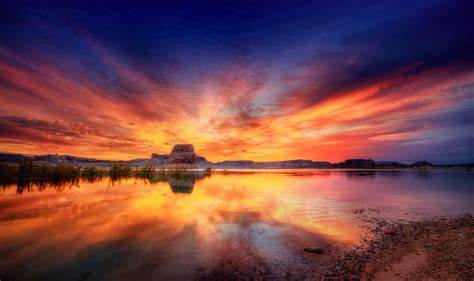
#> input picture Photo/nature3.jpg, 474 x 281 px
$ python '12.Histogram computation.py'
#> lines starting #> are read from the running program, lines starting #| are printed output that depends on the picture
#get pixel distribution in the image in histogram
import cv2 as cv
import matplotlib.pyplot as plt
import numpy as np
img=cv.imread('Photo/nature3.jpg')
#> img is the input picture: shape (281, 474, 3); mean B, G, R 73.8, 69, 117.1
cv.imshow('image',img)

#we are gonna create a histo for rgb images and for grayscale image
gray=cv.cvtColor(img,cv.COLOR_BGR2GRAY)
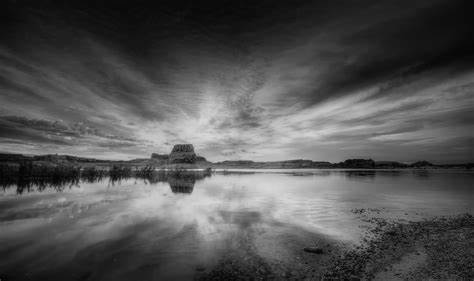
#> gray: shape (281, 474); min 2, max 217, mean 83.9

#grayscale histogram
gray_hist=cv.calcHist([gray],[0],None,[256],[0,256])
#> gray_hist = 256 values, max 1776 at index 11, min 0 at index 0, mean 520.3

plt.figure()
plt.title('Grayscale histogram')
plt.xlabel('Bins')
plt.ylabel('# of pixels')
plt.plot(gray_hist)
plt.show()
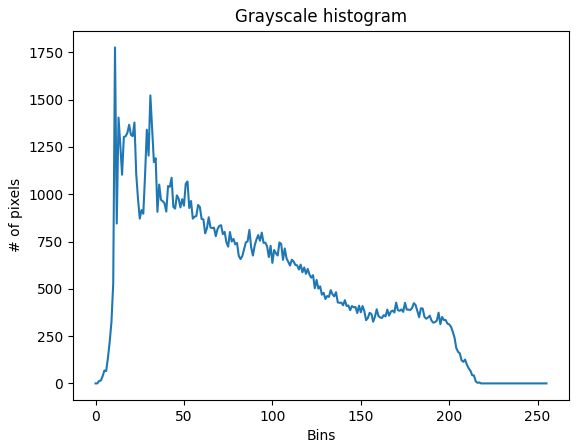
#> figure drawn by matplotlib, 1 panel; curve peaks at x = 11, y = 1776


cv.waitKey(0)

$ run again, with Photo/nature2.jpg copied over Photo/nature3.jpg
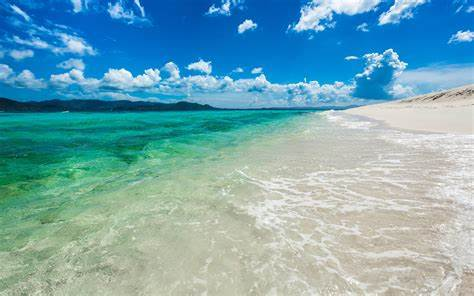
#> input picture Photo/nature2.jpg, 474 x 296 px
#> img is the input picture: shape (296, 474, 3); mean B, G, R 178.1, 167.2, 116.7
#> `gray=cv.cvtColor(img,cv.COLOR_BGR2GRAY)`:
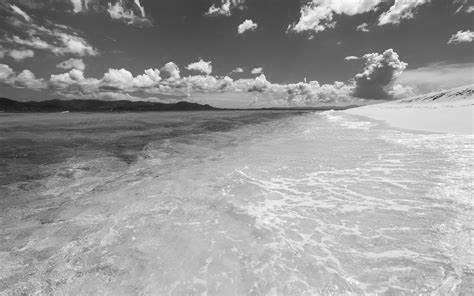
#> gray: shape (296, 474); min 19, max 255, mean 153.4
#> gray_hist = 256 values, max 2161 at index 190, min 0 at index 0, mean 548.1
#> `plt.show()`:
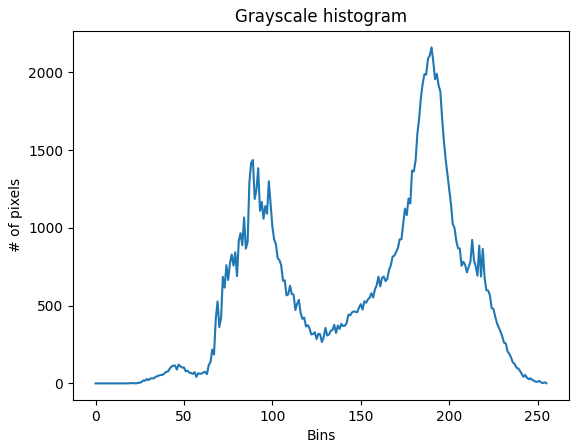
#> figure drawn by matplotlib, 1 panel; curve peaks at x = 190, y = 2161

$ run again, with Photo/nature5.jpg copied over Photo/nature3.jpg
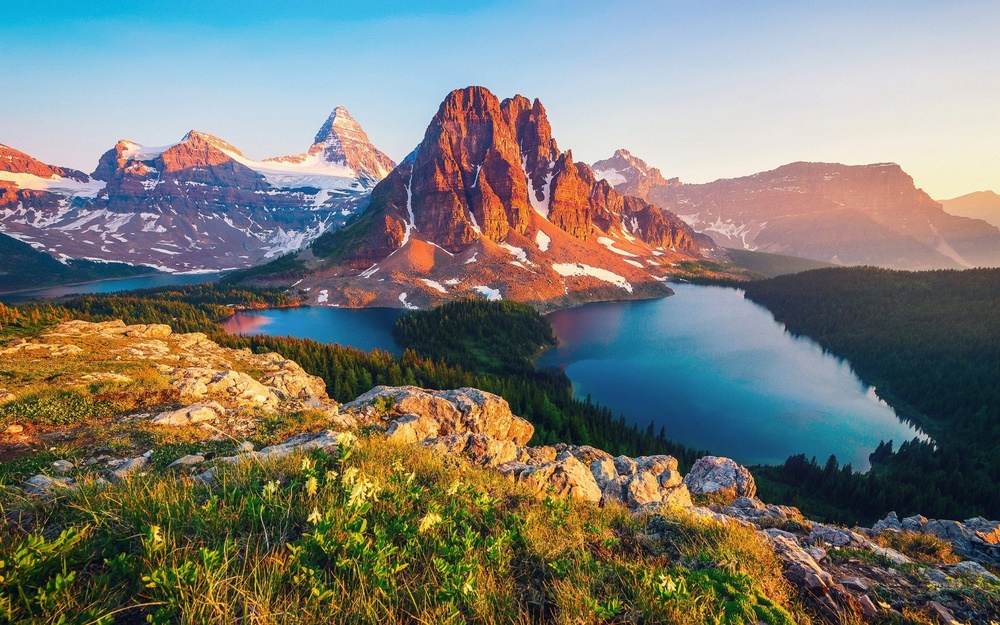
#> input picture Photo/nature5.jpg, 1000 x 625 px, shrunk from 2560 x 1600 before the run
#> img is the input picture: shape (625, 1000, 3); mean B, G, R 115.3, 122.7, 123.6
#> `gray=cv.cvtColor(img,cv.COLOR_BGR2GRAY)`:
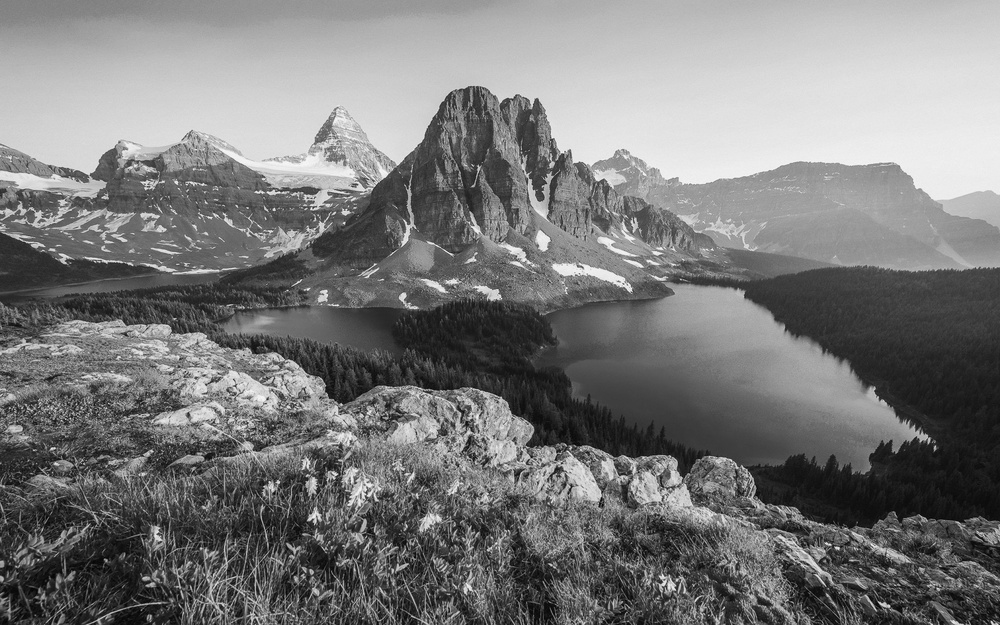
#> gray: shape (625, 1000); min 2, max 251, mean 122.1
#> gray_hist = 256 values, max 4063 at index 60, min 0 at index 0, mean 2441.4
#> `plt.show()`:
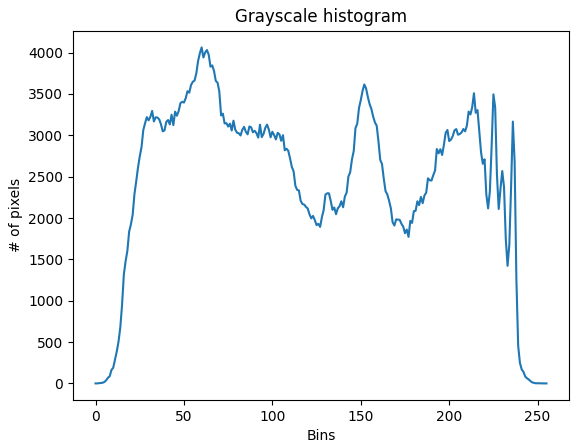
#> figure drawn by matplotlib, 1 panel; curve peaks at x = 60, y = 4063
